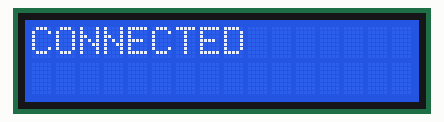
A sketch run on a simulated ESP32. Shown: 16×2 character LCD. WiFi joins after 1.5 s; servers stay silent unless stated; the local clock reads 2024-03-15 10:24:30 at power-on unless the sketch sets it; what the sketch prints to the serial monitor is not drawn.

Above: at 2.7 s.
At 5.7 s:
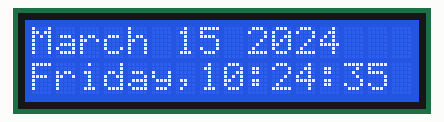
At 9.8 s:
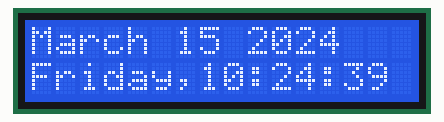
At 13.9 s:
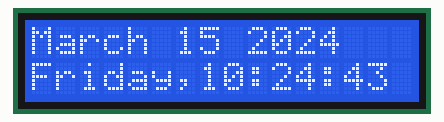
At 22.1 s:
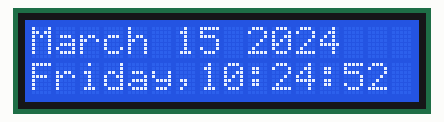
At 38.6 s:
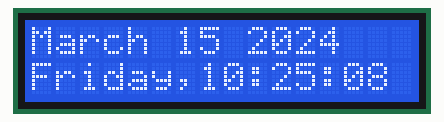

The sketch:

ESP32-RTC-NTP.ino
```cpp
#include <WiFi.h>
#include "time.h"
#include "sntp.h"
#include <LiquidCrystal_I2C.h>

//0x3F or 0x27
LiquidCrystal_I2C lcd(0x3F, 16, 2);   //LCD Object

const char* ssid       = "Your-SSID";
const char* password   = "Your-Password";

const char* ntpServer1 = "pool.ntp.org";
const char* ntpServer2 = "time.nist.gov";
const long  gmtOffset_sec = 3600;
const int   daylightOffset_sec = 3600;

void printLocalTime()
{
  struct tm timeinfo;
  if(!getLocalTime(&timeinfo)){
    Serial.println("No time available (yet)");
    return;
  }

  //Display Date & Time
  lcd.clear();
  lcd.print(&timeinfo, "%B %d %Y");    //November 22 2022
  lcd.setCursor(0,1);
  lcd.print(&timeinfo, "%A,%H:%M:%S"); //Tuesday 10:30:05

}

// Callback function (get's called when time adjusts via NTP)
void timeavailable(struct timeval *t)
{
  Serial.println("Got time adjustment from NTP!");
  printLocalTime();
}

void setup()
{
  Serial.begin(115200);

  // Setup LCD with backlight and initialize
  lcd.init();
  lcd.backlight();

  // set notification call-back function
  sntp_set_time_sync_notification_cb( timeavailable );

  /**
   * NTP server address could be aquired via DHCP,
   *
   * NOTE: This call should be made BEFORE esp32 aquires IP address via DHCP,
   * otherwise SNTP option 42 would be rejected by default.
   * NOTE: configTime() function call if made AFTER DHCP-client run
   * will OVERRIDE aquired NTP server address
   */
  sntp_servermode_dhcp(1);    // (optional)

  /**
   * This will set configured ntp servers and constant TimeZone/daylightOffset
   * should be OK if your time zone does not need to adjust daylightOffset twice a year,
   * in such a case time adjustment won't be handled automagicaly.
   */
  configTime(gmtOffset_sec, daylightOffset_sec, ntpServer1, ntpServer2);

  //connect to WiFi
  Serial.printf("Connecting to %s ", ssid);
  lcd.clear();
  lcd.print("Connecting to ");
  lcd.setCursor(0, 1);
  lcd.print(ssid);
  delay(1000);

  WiFi.begin(ssid, password);
  while (WiFi.status() != WL_CONNECTED) {
      delay(500);
      Serial.print(".");
  }
  Serial.println(" CONNECTED");
  lcd.clear();
  lcd.print("CONNECTED");
  delay(2000);
}

void loop()
{
  delay(1000);
  printLocalTime();     // it will take some time to sync time :)
}
```

Measured:
- what the display in image 0 shows lasts 3.0 s, from 2.6 s to 5.6 s
- what the display in image 1 shows lasts 1.1 s, from 5.6 s to 6.7 s
